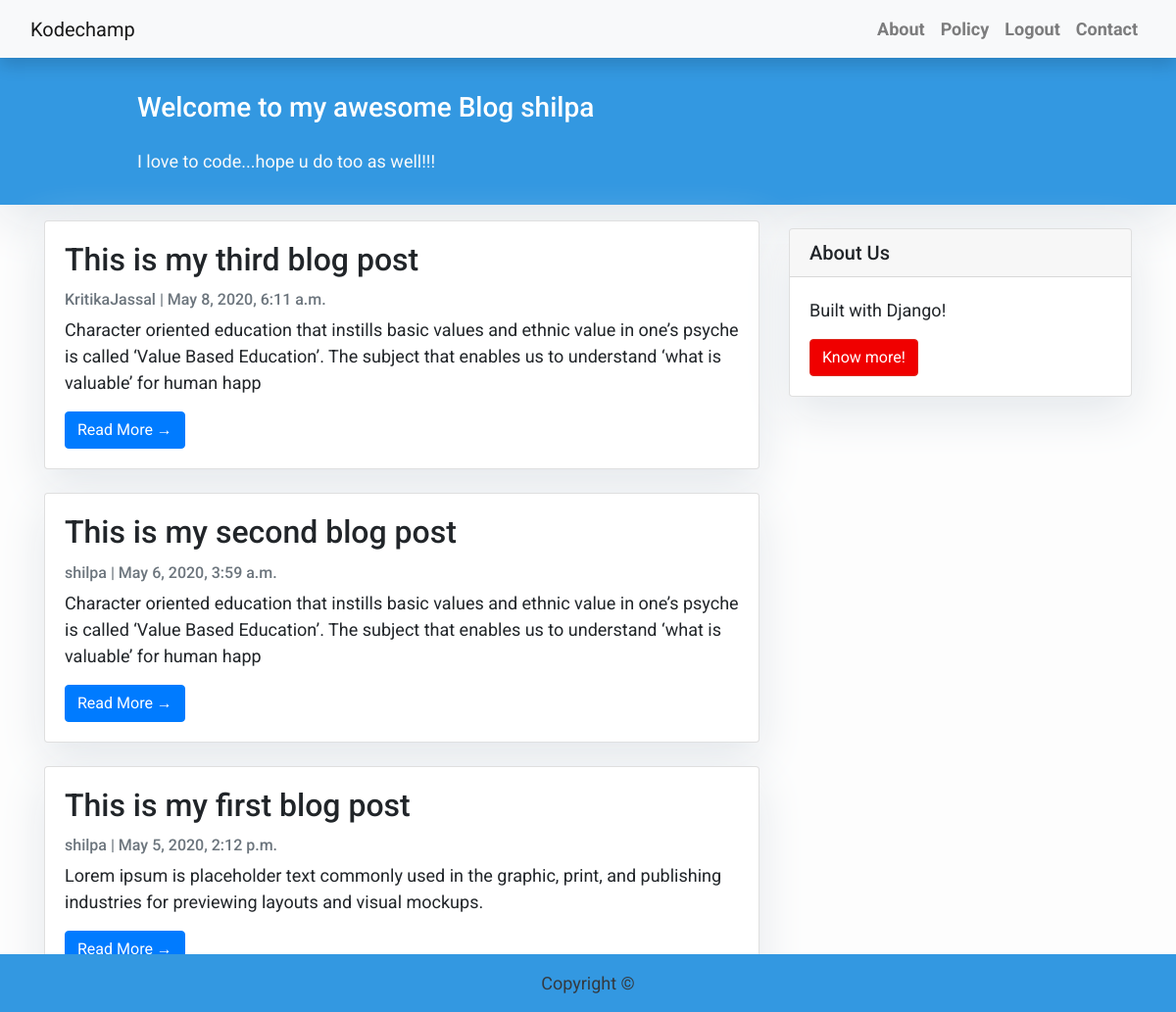
The app's page / (signed in) with its own data.
### blog/models.py (models this page shows, shortened)
class Post(models.Model):
    title=models.CharField(max_length=200,unique=True)
    slug=models.SlugField(max_length=200,unique=True)
    author=models.ForeignKey(User,on_delete=models.CASCADE,related_name='blog_posts')
    updated_on=models.DateTimeField(auto_now=True)
    content=models.TextField()
    created_on=models.DateTimeField(auto_now_add=True)
    status=models.IntegerField(choices=STATUS,default=0)
    class Meta:
        ordering=['-created_on']

### blog/views.py (the view)
# urls.py: path('', views.PostList.as_view(), name='home'),
class PostList(generic.ListView):
    queryset = Post.objects.filter(status=1).order_by('-created_on')
    template_name = 'blog/index.html'  # a list of all posts will be displayed on index.html

### blog/templates/blog/index.html (shortened to what this page needs)
{% extends 'blog/base.html' %}
{% block content %}
<header class="masthead">
    <div class="container">
        <div class="row">
            <div class=" col-md-8 col-md-10 mx-auto">
                <div class="site-heading">
                    <h3 class=" site-heading my-4 mt-3 text-white">
                     {% if user.is_authenticated %}
                        Welcome to my awesome Blog {{ user.username }}
                        {% else %}
                        Welcome to my awesome Blog
                        {% endif %}
                    </h3>
                    <p class="text-light">I love to code...hope u do too as well!!! &nbsp
                    </p>
                </div>
            </div>
        </div>
    </div>
</header>
<div class="container">
    <div class="row">
        <div class="col-md-8 mt-3 left">
            {% for post in post_list %}
            <div class="card mb-4">
                <div class="card-body">
                    <h2 class="card-title">{{ post.title }}</h2>
                    <p class="card-text text-muted h6">{{ post.author }} | {{ post.created_on}} </p>
                    <p class="card-text">{{post.content|slice:":200" }}</p>
                    <a href="{% url 'post_detail' post.slug  %}" class="btn btn-primary">Read More &rarr;</a>
                </div>
            </div>
            {% endfor %}
        </div>
        {% block sidebar %} {% include 'blog/sidebar.html' %} {% endblock sidebar %}
    </div>
</div>
{%endblock%}

### blog/templates/blog/base.html (style rules this page uses)
body { font-family: "Roboto", sans-serif; font-size: 17px; background-color: #fdfdfd; }
.masthead { background: #3398E1; height: auto; padding-bottom: 15px; box-shadow: 0 16px 48px #E3E7EB; padding-top: 10px }

### blog/templates/blog/index.html (style rules this page uses)
body { font-family: "Roboto", sans-serif; font-size: 18px; background-color: #fdfdfd; }
.card { box-shadow: 0 16px 48px #E3E7EB; }

### blog/templates/blog/sidebar.html (style rules this page uses)
.card { box-shadow: 0 16px 48px #E3E7EB; }

### records on screen
Post: title "This is my third blog post", author "KritikaJassal", created_on "May 8, 2020, 6:11 a.m.", content "Character oriented education that instills basic values and ethnic value in one’s psyche is called ‘Value Based Education’. The subject that enables us to understand ‘what is valuable’ for human happ"
Post: title "This is my second blog post", author "shilpa", created_on "May 6, 2020, 3:59 a.m.", content "Character oriented education that instills basic values and ethnic value in one’s psyche is called ‘Value Based Education’. The subject that enables us to understand ‘what is valuable’ for human happ"
Post: title "This is my first blog post", author "shilpa", created_on "May 5, 2020, 2:12 p.m.", content "Lorem ipsum is placeholder text commonly used in the graphic, print, and publishing industries for previewing layouts and visual mockups."

### other values on screen
{{ user.username }} "shilpa"
